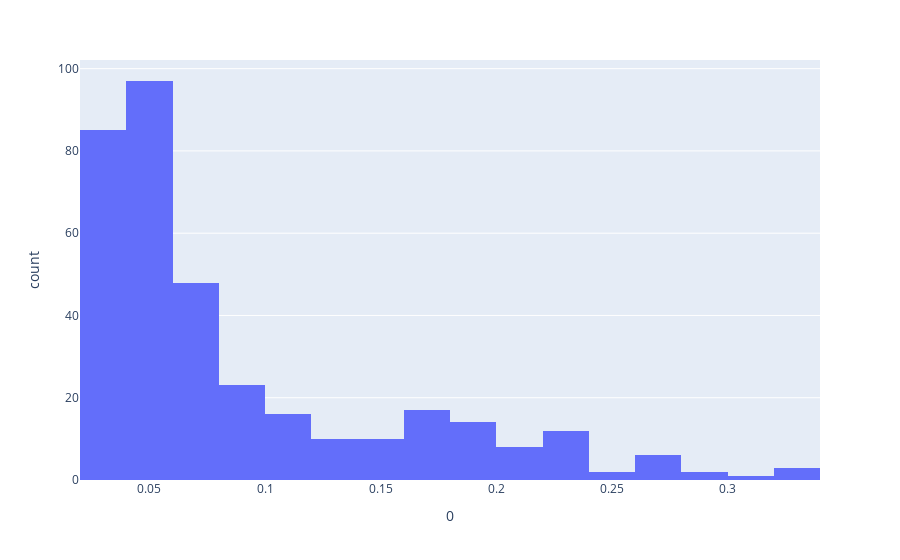

The cell this chart's notebook holds for it:
### Code cell
px.histogram(pd.DataFrame(y_pred_val), x=0)

### Figure 1 — Plotly figure (JSON) as saved in the notebook; plotly's stock layout.template omitted (floating-point values rounded to 4 significant figures; data arrays with more than 128 entries replaced by an {"elided": "..."} marker saying what was removed)
{"data": [{"alignmentgroup": "True", "bingroup": "x", "hovertemplate": "0=%{x}<br>count=%{y}<extra></extra>", "legendgroup": "", "marker": {"color": "#636efa"}, "name": "", "offsetgroup": "", "orientation": "v", "showlegend": false, "type": "histogram", "x": {"elided": "354 float values"}, "xaxis": "x", "yaxis": "y"}], "layout": {"barmode": "relative", "legend": {"tracegroupgap": 0}, "margin": {"t": 60}, "xaxis": {"anchor": "y", "domain": [0, 1], "title": {"text": "0"}}, "yaxis": {"anchor": "x", "domain": [0, 1], "title": {"text": "count"}}}}
